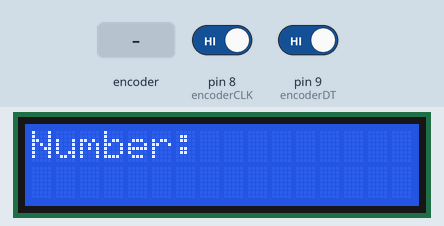
This sketch was run on a simulated Arduino Uno, built with avr-gcc and run on an emulated ATmega328P. Parts: 16×2 character LCD. The inputs (shaded band) are chosen by the test bench; at power-on: pin 8 (encoderCLK) HIGH, pin 9 (encoderDT) HIGH.

Above: at 1.2 s.
1.3 s: rotary encoder on pin 8 (encoderCLK) / pin 9 (encoderDT) turned 3 steps (first pin leading)
At 2.6 s:
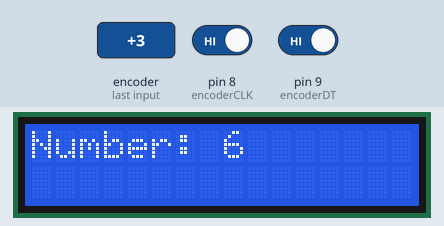
3.4 s: rotary encoder on pin 8 (encoderCLK) / pin 9 (encoderDT) turned 1 step (first pin leading)
At 3.41 s:
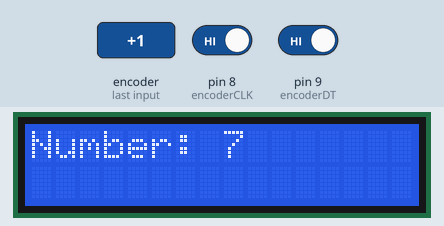
5.1 s: rotary encoder on pin 8 (encoderCLK) / pin 9 (encoderDT) turned 1 step (first pin leading)
At 6.4 s:
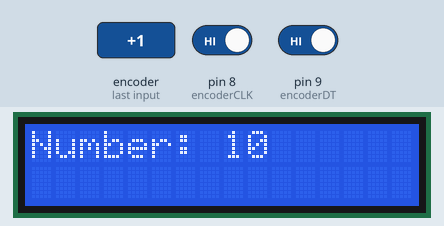
Timing chart, 0 to 8.1 s (numbered marks = the images above; inputs shaded):
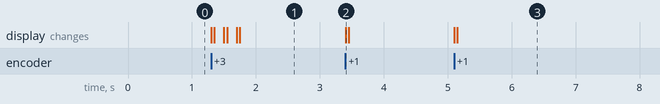

The sketch:

atory_potentiometer_lcd_display_number_increment_and_decreme.ino
```cpp
#include <LiquidCrystal.h>

// Initialize the library by associating any needed LCD interface pin
// with the Arduino pin number it is connected to
const int rs = 12, en = 11, d4 = 5, d5 = 4, d6 = 3, d7 = 2;
LiquidCrystal lcd(rs, en, d4, d5, d6, d7);

// Define rotary encoder pins
const int encoderCLK = 8;
const int encoderDT = 9;
const int encoderSW = 10;

// Define variables for holding encoder state
int lastCLKState;
int currentCLKState;
long encoderValue = 0;

void setup() {
  // Set up the LCD's number of columns and rows:
  lcd.begin(16, 2);
  // Print a message to the LCD.
  lcd.print("Number: ");

  // Set encoder pins as inputs with internal pull-ups
  pinMode(encoderCLK, INPUT_PULLUP);
  pinMode(encoderDT, INPUT_PULLUP);
  pinMode(encoderSW, INPUT_PULLUP);

  // Read initial state of CLK pin
  lastCLKState = digitalRead(encoderCLK);
}

void loop() {
  // Read current state of CLK pin
  currentCLKState = digitalRead(encoderCLK);

  // Check for state change of CLK pin
  if (currentCLKState != lastCLKState) {
    // If DT pin is different from CLK pin, increment encoder value
    if (digitalRead(encoderDT) != currentCLKState) {
      encoderValue++;
    } else { // Otherwise, decrement encoder value
      encoderValue--;
    }

    // Print the encoder value to LCD
    lcd.setCursor(8, 0);
    lcd.print("      "); // Clear the existing number
    lcd.setCursor(8, 0);
    lcd.print(encoderValue);
  }

  // Update lastCLKState with current state for next iteration
  lastCLKState = currentCLKState;
}
```

Measured:
- after the input at 1.3 s, the display: first changes at once (image 1 shows a later state)
- after the input at 3.4 s, the display: changes at once (image 2)
- after the input at 5.1 s, the display: first changes at once (image 3 shows a later state)
